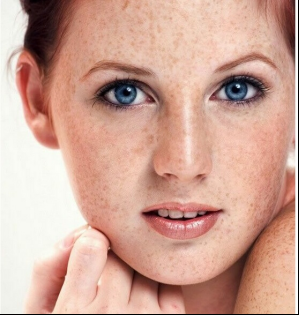
#> input picture data/input/beauty.jpg, 299 x 315 px
$ python task1_beautification.py   (older library calls are emulated)
#> lines starting #> are read from the running program, lines starting #| are printed output that depends on the picture; after the words box and inside, x2 and y2 are one past the last pixel; in counts of white or black regions, pixels touching at a corner belong together
### src/utils/image_io.py
"""
图像读写工具模块
提供图像读取、保存和基本处理功能
"""
import os
import cv2
import numpy as np
from PIL import Image
import matplotlib.pyplot as plt # 导入matplotlib用于Jupyter内联显示
import sys # 导入sys模块用于检测运行环境

def read_image(image_path, color_mode='rgb'):
    """
    读取图像文件

    参数:
        image_path (str): 图像文件路径
        color_mode (str): 颜色模式，可选 'rgb', 'bgr', 'gray'

    返回:
        numpy.ndarray: 图像数据
    """
#> called with image_path = 'data/input/beauty.jpg', color_mode = 'rgb'
    if not os.path.exists(image_path):
        raise FileNotFoundError(f"图像文件不存在: {image_path}")

    if color_mode.lower() == 'bgr':
        # OpenCV默认读取为BGR
        return cv2.imread(image_path)
    elif color_mode.lower() == 'rgb':
        # 读取为RGB
        img = cv2.imread(image_path)
#> img is the input picture: shape (315, 299, 3); mean B, G, R 150, 165, 207.2
        return cv2.cvtColor(img, cv2.COLOR_BGR2RGB)
    elif color_mode.lower() == 'gray':
        # 读取为灰度图
        return cv2.imread(image_path, cv2.IMREAD_GRAYSCALE)
    else:
        raise ValueError(f"不支持的颜色模式: {color_mode}")

# [60 lines left out: functions save_image, display_image, not called in this run]

### src/utils/filters.py
"""
滤波器集合模块
提供各种图像滤波和增强功能
"""
import cv2
import numpy as np
from scipy import ndimage

# [30 lines left out: functions gaussian_blur, median_blur, not called in this run]

def bilateral_filter(image, d=9, sigma_color=75, sigma_space=75):
    """
    双边滤波，可以在保持边缘的同时平滑图像

    参数:
        image (numpy.ndarray): 输入图像
        d (int): 过滤期间使用的每个像素邻域的直径
        sigma_color (float): 颜色空间中的标准差
        sigma_space (float): 坐标空间中的标准差

    返回:
        numpy.ndarray: 滤波后的图像
    """
    return cv2.bilateralFilter(image, d, sigma_color, sigma_space)

# [120 lines left out: functions unsharp_mask, edge_detection, apply_clahe, remove_shadow, not called in this run]

### src/task1_beautification.py
#!/usr/bin/env python3
# -*- coding: utf-8 -*-

"""
任务1：美女图像美化（去斑，美白）
"""

import argparse
import cv2
import numpy as np
import matplotlib.pyplot as plt
import sys
import os

# 添加项目根目录到路径，确保可以导入src中的模块
sys.path.append(os.path.dirname(os.path.abspath(__file__)))

from utils.image_io import read_image, save_image
from utils.color_space import adjust_brightness, adjust_contrast, adjust_saturation
from utils.filters import gaussian_blur, bilateral_filter
import config as config


# [19 lines left out: function display_images, not called in this run]


def skin_detection(image):
    """
    检测皮肤区域
    返回皮肤区域的掩码
    """
    # 转换到YCrCb颜色空间，该空间更适合皮肤检测
    image_ycrcb = cv2.cvtColor(image, cv2.COLOR_RGB2YCrCb)
#> image_ycrcb: shape (315, 299, 3); mean of channels 0, 1, 2 175.9, 150.3, 113.4

    # 皮肤在YCrCb空间的范围（根据经验值）
    min_YCrCb = np.array([0, 133, 77], np.uint8)
    max_YCrCb = np.array([255, 173, 127], np.uint8)

    # 创建掩码
    skin_mask = cv2.inRange(image_ycrcb, min_YCrCb, max_YCrCb)
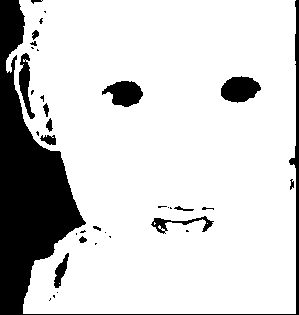
#> skin_mask: shape (315, 299); 82.4% white; 36 black regions (19 under 20 px), largest, box (x1, y1, x2, y2) and area: (0, 0, 299, 315) 13474, (221, 76, 261, 103) 777, (102, 81, 143, 107) 702

    # 应用形态学操作来改善掩码
    kernel = cv2.getStructuringElement(cv2.MORPH_ELLIPSE, (5, 5))
    skin_mask = cv2.morphologyEx(skin_mask, cv2.MORPH_OPEN, kernel)
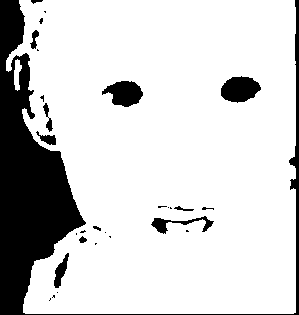
#> skin_mask: shape (315, 299); 82.2% white; 29 black regions (16 under 20 px), largest, box (x1, y1, x2, y2) and area: (0, 0, 299, 315) 14152, (221, 76, 261, 103) 779, (102, 81, 143, 107) 704
    skin_mask = cv2.morphologyEx(skin_mask, cv2.MORPH_CLOSE, kernel)
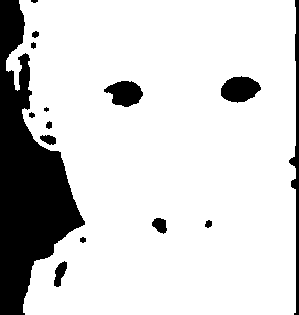
#> skin_mask: shape (315, 299); 83.1% white; 15 black regions (2 under 20 px), largest, box (x1, y1, x2, y2) and area: (0, 0, 85, 315) 12666, (289, 0, 299, 315) 1087, (221, 76, 261, 103) 774

    # # 扩大掩码区域以确保覆盖所有皮肤
    # kernel = cv2.getStructuringElement(cv2.MORPH_ELLIPSE, (7, 7))
    # skin_mask = cv2.dilate(skin_mask, kernel, iterations=1)

    # 改为适度的膨胀，并添加高斯模糊以软化边缘
    skin_mask = cv2.GaussianBlur(skin_mask, (7, 7), sigmaX=2)  # 添加高斯模糊
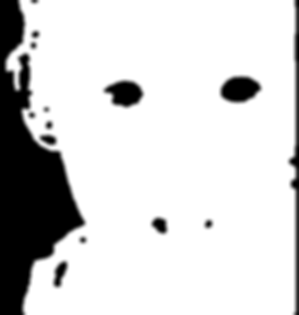
#> skin_mask: shape (315, 299); min 0, max 255, mean 211.9

    return skin_mask


def remove_spots(image, strength=0.8, d=9, sigma_color=75, sigma_space=75):
    """
    去除脸部斑点

    参数:
    image: 输入图像，RGB格式
    strength: 去斑强度，0-1之间的值
    d: 双边滤波的直径
    sigma_color: 双边滤波的颜色标准差
    sigma_space: 双边滤波的空间标准差

    返回:
    处理后的图像
    """
    # 检测皮肤区域
    skin_mask = skin_detection(image)

    # 复制原图，用于结果
    result = image.copy()

    # 对皮肤区域应用双边滤波，保留边缘的同时平滑斑点
    # 在皮肤区域应用强度可调的双边滤波
    filtered = bilateral_filter(image, d=d, sigma_color=sigma_color, sigma_space=sigma_space)

    # # 使用皮肤掩码将滤波后的图像与原图融合
    # mask_3d = cv2.cvtColor(skin_mask, cv2.COLOR_GRAY2RGB) / 255.0

    # 使用浮点型掩码进行加权融合（而非二值掩码）
    mask_3d = cv2.cvtColor(skin_mask, cv2.COLOR_GRAY2RGB).astype(np.float32) / 255.0

    # 根据强度参数调整融合程度
    result = (1 - strength) * result + strength * (mask_3d * filtered + (1 - mask_3d) * result)
    result = result.astype(np.uint8)

    return result


# [35 lines left out: function skin_whitening, not called in this run]


def beautify_image(image,
                   remove_spots_strength=0.8, d=9, sigma_color=75, sigma_space=75,
                   brightness_factor=1.15, contrast_factor=1.1, saturation_factor=0.95):
    """
    综合美化功能：去斑+美白

    参数:
    image: 输入图像，RGB格式
    remove_spots_strength: 去斑强度
    brightness_factor: 亮度因子
    contrast_factor: 对比度因子
    saturation_factor: 饱和度因子

    返回:
    处理后的图像
    """
    # 先去斑
    no_spots_image = remove_spots(image, remove_spots_strength, d=d, sigma_color=sigma_color, sigma_space=sigma_space)

    # 再美白
    beautified_image = skin_whitening(no_spots_image,
                                     brightness_factor,
                                     contrast_factor,
                                     saturation_factor)

    return beautified_image


def main():
    """主函数，用于命令行运行"""
    parser = argparse.ArgumentParser(description='美女图像美化：去斑和美白')
    parser.add_argument('--input', type=str, default=config.BEAUTY_IMAGE_PATH,
                        help='输入图像路径')
    parser.add_argument('--output', type=str, default=config.BEAUTY_OUTPUT_PATH,
                        help='输出图像路径')
    parser.add_argument('--show', action='store_true',
                        help='显示处理前后的对比图')
    parser.add_argument('--spots-strength', type=float, default=0.8,
                        help='去斑强度，0-1之间')
    parser.add_argument('--brightness', type=float, default=1.15,
                        help='美白亮度因子')
    parser.add_argument('--contrast', type=float, default=1.1,
                        help='美白对比度因子')
    parser.add_argument('--saturation', type=float, default=0.95,
                        help='美白饱和度因子')

    args = parser.parse_args()

    # 读取图像
    image = read_image(args.input)

    # 应用美化
    beautified = beautify_image(image,
                               args.spots_strength,
                               args.brightness,
                               args.contrast,
                               args.saturation)

    # 保存结果
    save_image(beautified, args.output)
    print(f"美化后的图像已保存至: {args.output}")

    # 显示对比图
    if args.show:
        display_images([image, beautified], ['原始图像', '美化后图像'])


if __name__ == "__main__":
#> (the run stopped early here; a loop or call above may not have finished)

$ run again, with data/input/vehicle1.png saved as data/input/beauty.jpg
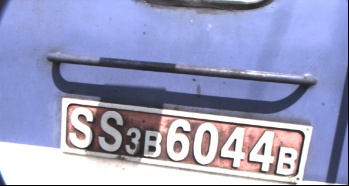
#> input picture data/input/vehicle1.png, 349 x 186 px
#> in read_image, img is the input picture: shape (186, 349, 3); mean B, G, R 192.6, 157.5, 154.3
#> image_ycrcb: shape (186, 349, 3); mean of channels 0, 1, 2 160.6, 123.5, 146.1
#> in skin_detection, `skin_mask = cv2.inRange(image_ycrcb, min_YCrCb, max_YCrCb)`:
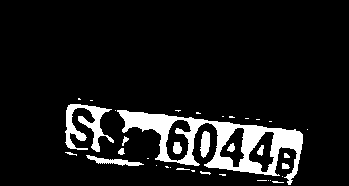
#> skin_mask: shape (186, 349); 9.5% white; 36 white regions (22 under 20 px), largest, box (x1, y1, x2, y2) and area: (117, 110, 303, 185) 4267, (65, 104, 114, 152) 1000, (86, 155, 144, 166) 249
#> in skin_detection, `skin_mask = cv2.GaussianBlur(skin_mask, (7, 7), sigmaX=2)`:
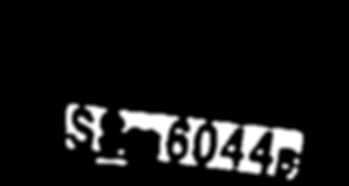
#> skin_mask: shape (186, 349); min 0, max 255, mean 21.4
